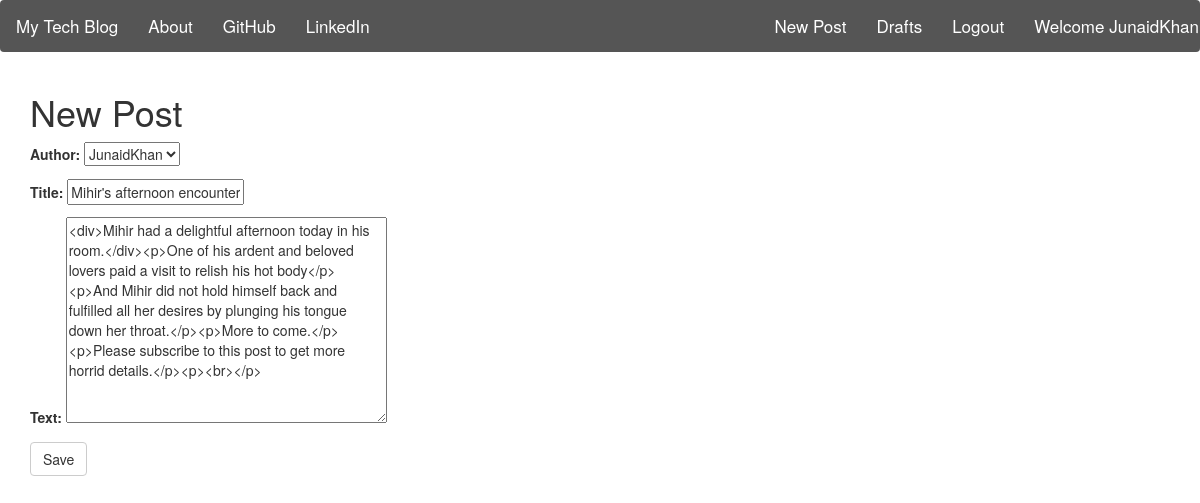
/blog/post/10/edit/ (signed in), run on the app's committed database.
### blog/models.py (models this page shows, shortened)
class Post(models.Model):
    author = models.ForeignKey('auth.User', on_delete = models.CASCADE)
    title = models.CharField(max_length = 200)
    text = models.TextField()
    created_date = models.DateTimeField(default = timezone.now)
    published_date = models.DateTimeField(blank = True, null = True)

### blog/views.py (the view)
# urls.py: url(r'^post/(?P<pk>\d+)/edit/$', views.PostUpdateView.as_view(), name = 'post_edit'),
class PostUpdateView(LoginRequiredMixin,UpdateView):
    login_url = '/login/'
    redirect_field_name = 'blog/post_detail.html'
    form_class = PostForm
    model = models.Post

### blog/forms.py
class PostForm(forms.ModelForm):
    class Meta:
        model = Post
        fields = ('author', 'title', 'text')
        widgets = {
                    'title':forms.TextInput(attrs = {'class':'textinputclass'}),
                    'text': forms.Textarea(attrs = {'class':'editable medium-editor-textarea postcontent'})
        }

### blog/templates/blog/post_form.html (shortened to what this page needs)
{% extends 'blog/base.html' %}
{% block body_block %}
  <h1>New Post</h1>
  <form class="post-form"  method="POST">
    {{ form.as_p }}
    <button type="submit" class="save btn btn-default">Save</button>
  </form>
{% endblock %}

### blog/templates/blog/base.html (shortened to what this page needs)
<!DOCTYPE html>
{% load staticfiles %}
<html lang="en" dir="ltr">
  <head>
    <link rel="stylesheet" href="https://maxcdn.bootstrapcdn.com/bootstrap/3.4.0/css/bootstrap.min.css">
    <link rel="stylesheet" href="//cdn.jsdelivr.net/npm/medium-editor@latest/dist/css/medium-editor.min.css" type="text/css" media="screen" charset="utf-8">
    <link rel="stylesheet" href="{% static 'css/blog.css'%}">
  </head>
  <body>
    <nav class="navbar">
        <ul class=" nav navbar-nav">
          <li class=""><a href="{% url 'blog:post_list' %}">My Tech Blog</a></li>
          <li><a href="{% url 'blog:about' %}">About</a></li>
          <li><a href="www.github.com">GitHub</a></li>
          <li><a href="www.linkedin.com">LinkedIn</a></li>
        </ul>
        <ul class="nav navbar-nav navbar-right">
          {% if user.is_authenticated %}
            <li><a href="{% url 'blog:post_new' %}">New Post</a></li>
            <li><a href="{% url 'blog:post_draft_list' %}">Drafts</a></li>
            <li><a href="{% url 'logout' %}">Logout</a></li>
            <li><a>Welcome {{user.username}} </a></li>
          {% else %}
            <li><a href="{% url 'login' %}"><span class="glyphicon glyphicon-user"></span></a></li>
          {% endif %}
        </ul>
    </nav>
    <div class="content container">
          {% block body_block %}
          {% endblock %}
    </div>
  </body>
</html>

### blog/static/css/blog.css (style rules this page uses)
.navbar { width: 100%; background-color: #555; overflow: auto; }
.navbar a { float: left; text-align: center; padding: 12px; color: white; text-decoration: none; font-size: 17px; }

### data on the page
Post: author "JunaidKhan", title "Mihir's afternoon encounter", text "<div>Mihir had a delightful afternoon today in his room.</div><p>One of his ardent and beloved lovers paid a visit to relish his hot body</p><p>And Mihir did not hold himself back and fulfilled all her desires by plunging his tongue down her throat.</p><p>More to come.</p><p>Please subscribe to this post to get more horrid details.</p><p><br></p>"

### other printed values
{{ user.username }} "JunaidKhan"
